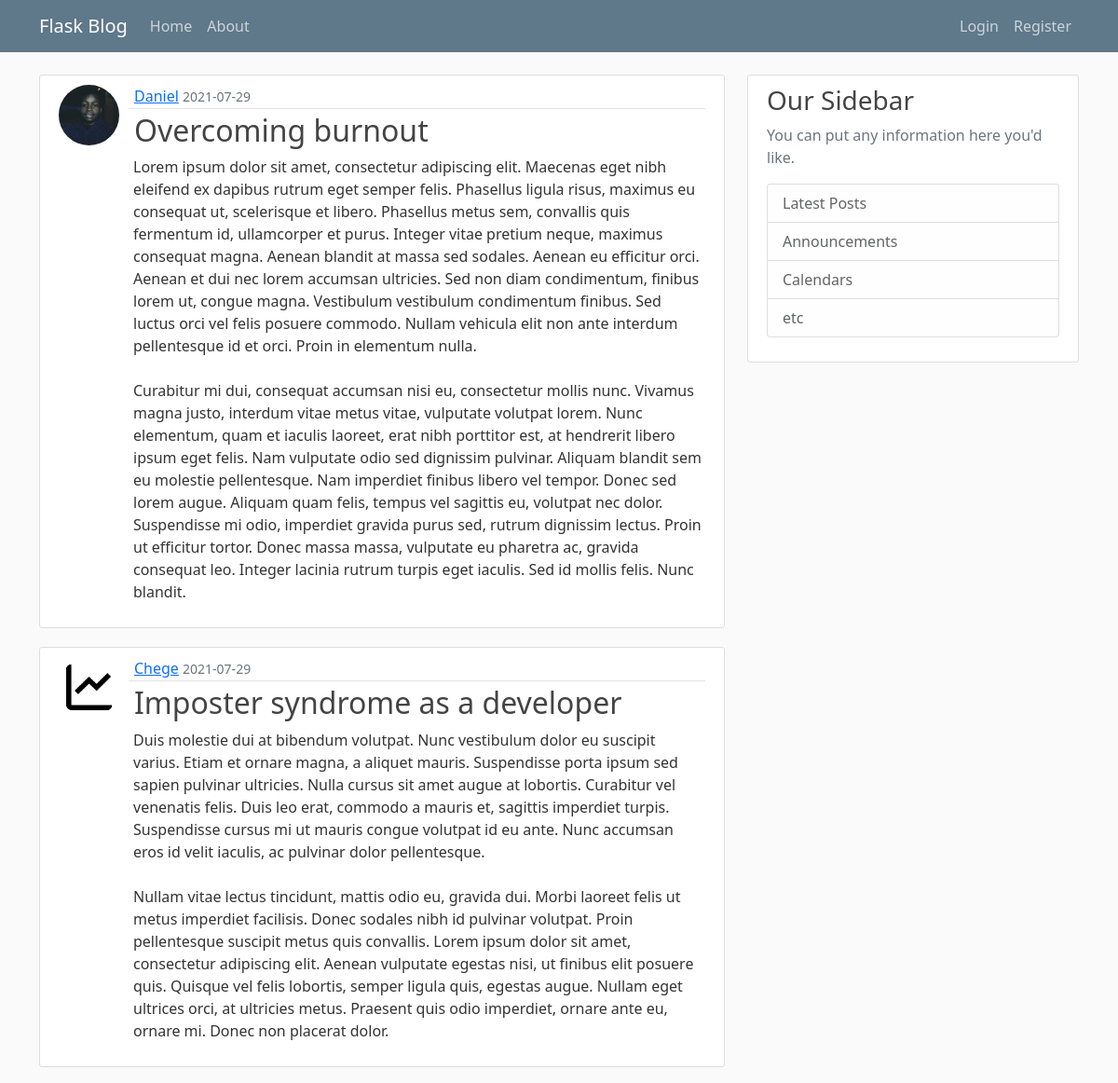
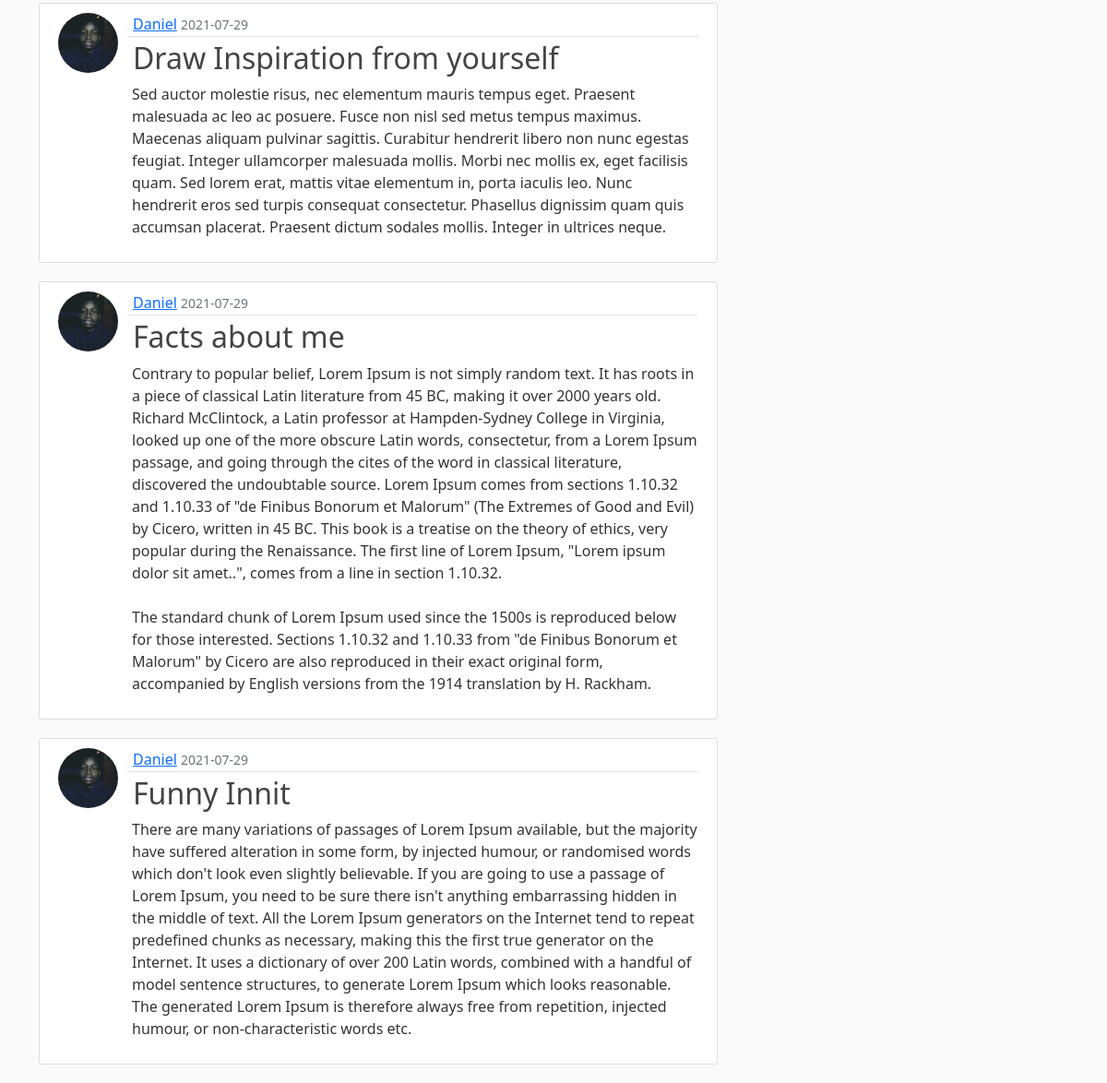
The page /home on the database its author committed (2 pictures, top to bottom).
### flaskblog/models.py (models this page shows, shortened)
class Post(db.Model):
    id = db.Column(db.Integer, primary_key=True)
    title = db.Column(db.String(100),nullable=False)
    date_posted = db.Column(db.DateTime,nullable=False,default=datetime.utcnow)
    content = db.Column(db.Text,nullable=False)
    user_id = db.Column(db.Integer,db.ForeignKey('user.id'),nullable=False)

class User(db.Model,UserMixin):
    id = db.Column(db.Integer, primary_key=True)
    username = db.Column(db.String(15),unique=True,nullable=False)
    email = db.Column(db.String(120),unique=True,nullable=False)
    image_file = db.Column(db.String(20),nullable=False, default='default.jpg')
    password = db.Column(db.String(60),nullable=False)#hashing method to be used returns 60 characters
    posts = db.relationship('Post',backref='author',lazy=True)

### flaskblog/routes.py (the view)
@app.route("/")
@app.route("/home")
def home():
    page = request.args.get('page,1,type=int')
    posts = Post.query.order_by(Post.date_posted.desc()).paginate(page=page,per_page=5)
    return render_template('home.html',posts=posts)

### flaskblog/templates/home.html
{%extends "layout.html"%}
{%block content%}
	{%for post in posts %}
		<article class="media content-section">
		<img class="rounded-circle article-img" src="{{ url_for('static',filename='profile_pics/'+post.author.image_file) }}" ></img>
		  <div class="media-body">
		    <div class="article-metadata">
		      <a class="mr-2" href="#">{{ post.author.username }}</a>
		      <small class="text-muted">{{ post.date_posted.strftime('%Y-%m-%d') }}</small>
		    </div>
		    <h2><a class="article-title" href="{{url_for('post',post_id=post.id)}}">{{ post.title }}</a></h2>
		    <p class="article-content">{{ post.content }}</p>
		  </div>
		</article>
	{%endfor%}
{%endblock content%}

### flaskblog/static/main.css (style rules this page uses)
body { background: #fafafa; color: #333333; margin-top: 5rem; }
h1, h2, h3, h4, h5, h6 { color: #444444; }
.content-section { background: #ffffff; padding: 10px 20px; border: 1px solid #dddddd; border-radius: 3px; margin-bottom: 20px; }
.article-title { color: #444444; text-decoration: none; }
.article-content { white-space: pre-line; margin-left: 5px; }
.article-img { display: block; height: 65px; width: 65px; margin-right: 16px; float: left; }
.media-body { margin-left: 75px; }
.article-metadata { padding-bottom: 1px; margin-bottom: 4px; border-bottom: 1px solid #e3e3e3 }

### rows shown on the page
Post: image_file (picture), author.username "Daniel", date_posted "2021-07-29", title "Overcoming burnout", content "Lorem ipsum dolor sit amet, consectetur adipiscing elit. Maecenas eget nibh eleifend ex dapibus rutrum eget semper felis. Phasellus ligula risus, maximus eu consequat ut, scelerisque et libero. Phasellus metus sem, convallis quis fermentum id, ullamcorper et purus. Integer vitae pretium neque, maximus consequat magna. Aenean blandit at massa sed sodales. Aenean eu efficitur orci. Aenean et dui nec lorem accumsan ultricies. Sed non diam condimentum, finibus lorem ut, congue magna. Vestibulum vestibulum condimentum finibus. Sed luctus orci vel felis posuere commodo. Nullam vehicula elit non ante interdum pellentesque id et orci. Proin in elementum nulla. Curabitur mi dui, consequat accumsan…"
Post: image_file (picture), author.username "Chege", date_posted "2021-07-29", title "Imposter syndrome as a developer", content "Duis molestie dui at bibendum volutpat. Nunc vestibulum dolor eu suscipit varius. Etiam et ornare magna, a aliquet mauris. Suspendisse porta ipsum sed sapien pulvinar ultricies. Nulla cursus sit amet augue at lobortis. Curabitur vel venenatis felis. Duis leo erat, commodo a mauris et, sagittis imperdiet turpis. Suspendisse cursus mi ut mauris congue volutpat id eu ante. Nunc accumsan eros id velit iaculis, ac pulvinar dolor pellentesque. Nullam vitae lectus tincidunt, mattis odio eu, gravida dui. Morbi laoreet felis ut metus imperdiet facilisis. Donec sodales nibh id pulvinar volutpat. Proin pellentesque suscipit metus quis convallis. Lorem ipsum dolor sit amet, consectetur adipiscing elit.…"
Post: image_file (picture), author.username "Daniel", date_posted "2021-07-29", title "Draw Inspiration from yourself", content "Sed auctor molestie risus, nec elementum mauris tempus eget. Praesent malesuada ac leo ac posuere. Fusce non nisl sed metus tempus maximus. Maecenas aliquam pulvinar sagittis. Curabitur hendrerit libero non nunc egestas feugiat. Integer ullamcorper malesuada mollis. Morbi nec mollis ex, eget facilisis quam. Sed lorem erat, mattis vitae elementum in, porta iaculis leo. Nunc hendrerit eros sed turpis consequat consectetur. Phasellus dignissim quam quis accumsan placerat. Praesent dictum sodales mollis. Integer in ultrices neque."
Post: image_file (picture), author.username "Daniel", date_posted "2021-07-29", title "Facts about me", content "Contrary to popular belief, Lorem Ipsum is not simply random text. It has roots in a piece of classical Latin literature from 45 BC, making it over 2000 years old. Richard McClintock, a Latin professor at Hampden-Sydney College in Virginia, looked up one of the more obscure Latin words, consectetur, from a Lorem Ipsum passage, and going through the cites of the word in classical literature, discovered the undoubtable source. Lorem Ipsum comes from sections 1.10.32 and 1.10.33 of \"de Finibus Bonorum et Malorum\" (The Extremes of Good and Evil) by Cicero, written in 45 BC. This book is a treatise on the theory of ethics, very popular during the Renaissance. The first line of Lorem Ipsum,…"
Post: image_file (picture), author.username "Daniel", date_posted "2021-07-29", title "Funny Innit", content "There are many variations of passages of Lorem Ipsum available, but the majority have suffered alteration in some form, by injected humour, or randomised words which don't look even slightly believable. If you are going to use a passage of Lorem Ipsum, you need to be sure there isn't anything embarrassing hidden in the middle of text. All the Lorem Ipsum generators on the Internet tend to repeat predefined chunks as necessary, making this the first true generator on the Internet. It uses a dictionary of over 200 Latin words, combined with a handful of model sentence structures, to generate Lorem Ipsum which looks reasonable. The generated Lorem Ipsum is therefore always free from…"
